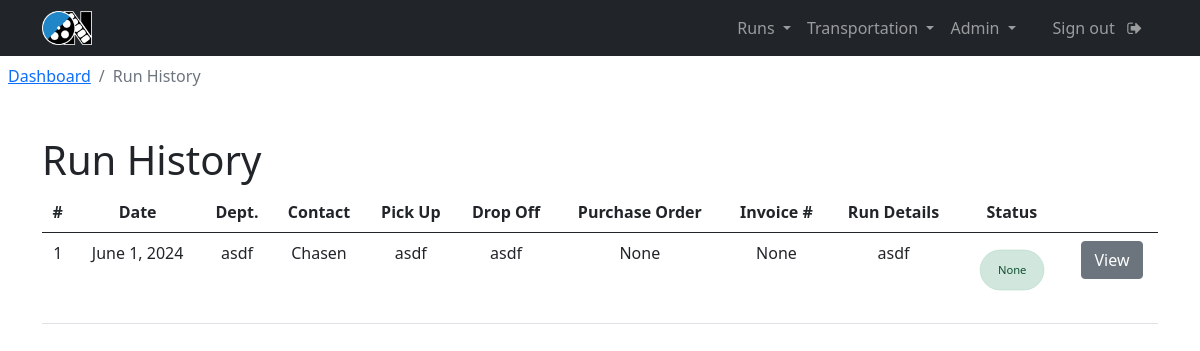
/run_history (signed in), run on an earlier commit of the app's database.
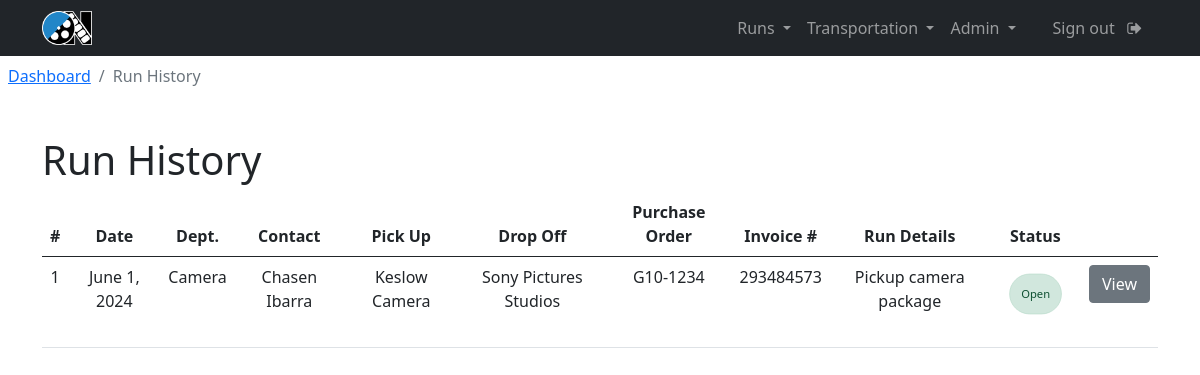
And on a later commit of the database.
### transportation/models.py (models this page shows, shortened)
class RunRequest(models.Model):
    production_title = models.CharField(max_length=150, null=True)
    create_date = models.DateField(auto_now_add=True)
    requester_name = models.CharField(max_length=100)
    requester_phone = models.CharField(max_length=15)
    requester_email = models.CharField(max_length=255)
    requester_department = models.CharField(max_length=100)
    run_date = models.DateField()
    ready_time = models.TimeField(null=True, blank=True)
    need_by_this_time = models.TimeField(null=True, blank=True)
    pickup_name = models.CharField(max_length=100)
    pickup_phone = models.CharField(max_length=15, null=True, blank=True)
    pickup_address_1 = models.CharField(max_length=100)
    pickup_address_2 = models.CharField(max_length=100, null=True, blank=True)
    pickup_city = models.CharField(max_length=100)
    pickup_state = models.CharField(max_length=2)
    pickup_zip = models.CharField(max_length=10)
    dropoff_name = models.CharField(max_length=100)
    dropoff_phone = models.CharField(max_length=15, blank=True)
    dropoff_address_1 = models.CharField(max_length=100)
    dropoff_address_2 = models.CharField(max_length=100, null=True, blank=True)
    dropoff_city = models.CharField(max_length=100)
    dropoff_state = models.CharField(max_length=2)
    dropoff_zip = models.CharField(max_length=10)
    purchase_order = models.CharField(max_length=20, null=True, blank=True)
    vendor_invoice  = models.CharField(max_length=20, null=True, blank=True)
    run_status = models.CharField(max_length=20, null=True, blank=True)
    truck_size = models.CharField(max_length=50, null=True, blank=True)
    run_details = models.TextField(max_length=500)
    assigned_driver = models.CharField(max_length=100, null=True, blank=True)

### interface/views.py (the view)
# urls.py: path('run_history', views.run_history, name="run_history"),
@login_required(login_url='login')
def run_history(request):
    runs = RunRequest.objects.all()
    context = {
        'runs': runs
    }
    return render(request, 'interface/run_history.html', context=context)

### interface/templates/interface/run_history.html
{% extends 'interface/layout.html' %}
{% load crispy_forms_tags %}
{% block content %}
    <nav class="p-2" aria-label="breadcrumb">
        <ol class="breadcrumb">
        <li class="breadcrumb-item"><a href="{% url 'dashboard' %}">Dashboard</a></li>
        <li class="breadcrumb-item active" aria-current="page">Run History</li>
        </ol>
    </nav>
    <main>
        <br>
        <div class="container">
            <h1>Run History</h1>
        </div>
        <div class="container" style="overflow-x:auto">
            <table class="table">
                <thead>
                    <th scope="col">#</th>
                    <th scope="col">Date</th>
                    <th scope="col">Dept.</th>
                    <th scope="col" class="hidden-column">Contact</th>
                    <th scope="col">Pick Up</th>
                    <th scope="col" class="hidden-column">Drop Off</th>
                    <th scope="col">Purchase Order</th>
                    <th scope="col" class="hidden-column" class="hidden-column">Invoice #</th>
                    <th scope="col" class="hidden-column">Run Details</th>
                    <th scope="col">Status</th>
                    <th scope="col"></th>
                </thead>
                <tbody>
                    {% for run in runs %}
                        <td scope="row">{{ run.id }}</td>
                        <td scope="row">{{ run.run_date }}</td>
                        <td scope="row">{{ run.requester_department }}</td>
                        <td scope="row" class="hidden-column">{{ run.requester_name }}</td>
                        <td scope="row">
                            {{ run.pickup_name }}<br>
                        </td>
                        <td scope="row" class="hidden-column">
                            {{ run.dropoff_name }}<br>
                        </td>
                        <td scope="row" class="hidden-column">{{ run.purchase_order }}</td>
                        <td scope="row" class="hidden-column">{{ run.vendor_invoice }}</td>
                        <td scope="row" class="hidden-column">
                            {{ run.run_details }}
                        </td>
                        <td scope="row">
                            <div class="alert alert-success run-status" role="alert">
                                {{ run.run_status }}
                            </div>
                        </td>
                        <td>
                            <a class="btn btn-secondary" href="{% url 'view_run' run.id %}">View</a>
                        </td>
                    {% endfor %}
                </tbody>
            </table>
        </div>
    </main>
{% endblock %}

What changed in the data, as far as the page shows it:
changed RunRequest id 1: requester_department "asdf" → "Camera"; requester_name "Chasen" → "Chasen Ibarra"; pickup_name "asdf" → "Keslow Camera"; dropoff_name "asdf" → "Sony Pictures Studios"; purchase_order "None" → "G10-1234"; vendor_invoice "None" → "293484573"; run_details "asdf" → "Pickup camera package"; run_status "None" → "Open"
